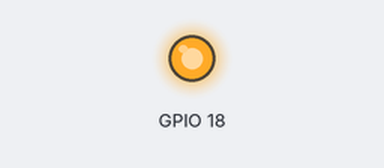
Bench run of a program on a simulated Raspberry Pi (BCM pin numbers). Parts: output pins drawn as LEDs (lit = HIGH). Random numbers come from a fixed seed; what the program prints to the terminal is not drawn. At 60.0 s the program stops and its outputs stay as they are.

Above: at 0.1 s.
At 59.6 s:
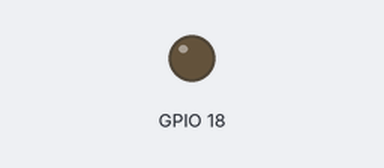
Timing chart, 0 to 61.1 s (numbered marks = the images above):
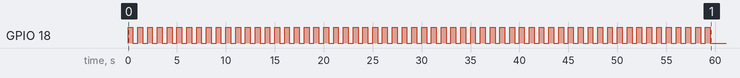

The program:

blink-led.py
```python
try:
    import RPi.GPIO as GPIO
except:
    from fakeGPIO import GPIO
import time


def main():
    # Establecemos el sistema de numeracion de pines
    GPIO.setmode(GPIO.BCM)
    # ponemos el gpio 18 como salida
    GPIO.setup(18, GPIO.OUT)
    print('iniciando parpadeo')
    for i in range(60):
        GPIO.output(18, GPIO.HIGH)
        time.sleep(0.5)
        GPIO.output(18, GPIO.LOW)
        time.sleep(0.5)
    print('fin parpadeo')
    GPIO.cleanup()


if __name__ == '__main__':
    main()
```
